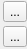
<?xml version="1.0" encoding="UTF-8"?>
<ui version="4.0">
 <class>IScrOptPrint</class>
 <widget class="QWidget" name="IScrOptPrint">
  <property name="geometry">
   <rect>
    <x>0</x>
    <y>0</y>
    <width>24</width>
    <height>49</height>
   </rect>
  </property>
  <property name="windowTitle">
   <string>Form</string>
  </property>
  <layout class="QVBoxLayout" name="verticalLayout">
   <property name="spacing">
    <number>3</number>
   </property>
   <property name="leftMargin">
    <number>3</number>
   </property>
   <property name="topMargin">
    <number>0</number>
   </property>
   <property name="rightMargin">
    <number>0</number>
   </property>
   <property name="bottomMargin">
    <number>0</number>
   </property>
   <item>
    <widget class="QToolButton" name="toolSave">
     <property name="toolTip">
      <string>Save selected area as image.</string>
     </property>
     <property name="text">
      <string>...</string>
     </property>
     <property name="icon">
      <iconset resource="../resources.qrc">
       <normaloff>:/icons/Save.svgt</normaloff>:/icons/Save.svgt</iconset>
     </property>
     <property name="iconSize">
      <size>
       <width>16</width>
       <height>16</height>
      </size>
     </property>
    </widget>
   </item>
   <item>
    <widget class="QToolButton" name="toolPrint">
     <property name="toolTip">
      <string>Print selected area.</string>
     </property>
     <property name="text">
      <string>...</string>
     </property>
     <property name="icon">
      <iconset resource="../resources.qrc">
       <normaloff>:/icons/Print.svgt</normaloff>:/icons/Print.svgt</iconset>
     </property>
     <property name="iconSize">
      <size>
       <width>16</width>
       <height>16</height>
      </size>
     </property>
    </widget>
   </item>
  </layout>
 </widget>
 <resources>
  <include location="../resources.qrc"/>
 </resources>
 <connections/>
</ui>
